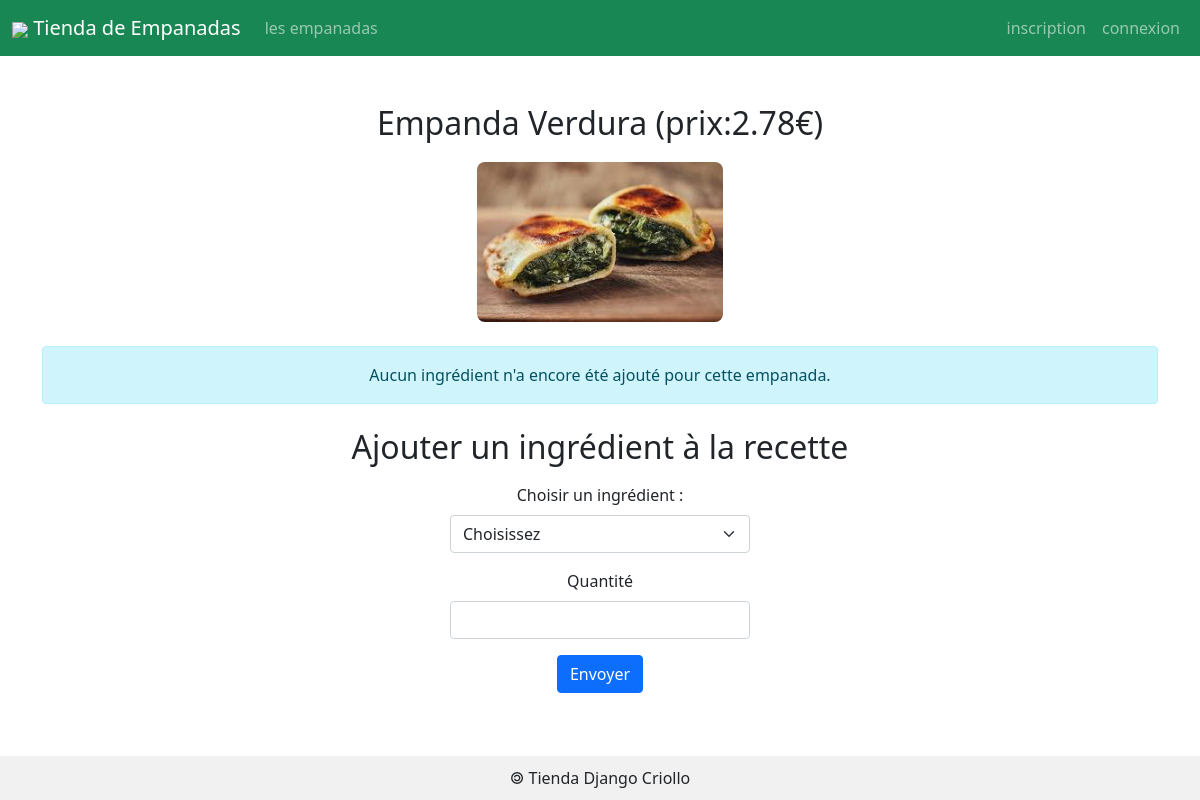
Screenshot of /empanada/16 with the database file from the repository.
### empanadas/models.py (models this page shows)
class Empanada(models.Model) :
    idEmpanada    = models.AutoField(    primary_key    = True )
    nomEmpanada   = models.CharField(   max_length      = 50   )
    prix          = models.DecimalField( max_digits     = 6, decimal_places = 2 )
    image = models.ImageField( default = 'imagesEmpanadas/default.png', upload_to = 'imagesEmpanadas/')
    def __str__(self) :
        return 'Empanda '+self.nomEmpanada+' (prix:'+str(self.prix)+'€)'

### empanadas/views.py (the view, shortened to what this page needs)
# urls.py: path('empanada/<int:empanada_id>',                  views.empanada, name='detailsEmpanada'),
def empanada(request, empanada_id) :
	laEmpanada = Empanada.objects.get( idEmpanada= empanada_id)
	compositions = Composition.objects.filter(empanada = empanada_id)
	allIngredients = Ingredient.objects.all() #-- Recup tous les ingredient de la BD
	ingredients_list = []
	context = {
		'empanada': laEmpanada,
		'ingredients_list': ingredients_list,
		'allIngredients' : allIngredients
	}
	return render( request, 'empanadas/empanada.html', context )

### empanadas/templates/empanadas/empanada.html (shortened to what this page needs)
{% extends 'empanadas/base.html' %}
{% load static %}
{% block main %}
<div class="container my-5">
    <h2 class="text-center empanada-title">{{ empanada }}</h2>
    <div class="img-detail-empanada text-center">
        <img src="{{ MEDIA_URL }}{{ empanada.image }}" class="img-fluid empanada-image" alt="{{ empanada }}">
    </div>
    <div class="table-container my-4">
        {% if ingredients_list %}
            <table class="table table-striped text-center empanada-table">
                <thead>
                    <tr>
                        <th scope="col">Ingrédient</th>
                        <th scope="col">Quantité</th>
                        <th scope="col">Suppression</th>
                    </tr>
                </thead>
                <tbody>
                    {% for ing in ingredients_list %}
                        <tr>
                            <td>{{ ing.Ingredient }}</td>
                            <td>{{ ing.Quantite }}</td>
                            <td>
                                <a href="/empanadas/{{ empanada.idEmpanada }}/deleteIngredient/{{ ing.idComposition }}" data-bs-toggle="tooltip" data-bs-placement="top" title="Supprimer cet ingrédient">
                                    <i class="bi bi-trash"></i>
                                </a>
                            </td>
                        </tr>
                    {% endfor %}
                </tbody>
            </table>
        {% else %}
            <div class="alert alert-info text-center" role="alert">
                Aucun ingrédient n'a encore été ajouté pour cette empanada.
            </div>
        {% endif %}
    </div>
    <h2 class="text-center">Ajouter un ingrédient à la recette</h2>
    <form action="/empanada/{{ empanada.idEmpanada }}/addIngredient" method="POST" class="text-center">
        <div class="m-3">
            <label for="id_ingredient" class="form-label">Choisir un ingrédient :</label>
            <select id="id_ingredient" name="ingredient" class="form-select mx-auto empanada-select" required>
                <option selected disabled>Choisissez</option>
            </select>
        </div>
        <div class="m-3">
            <label for="id_quantite" class="form-label">Quantité</label>
            <input id="id_quantite" name="quantite" type="text" maxlength="100" required class="form-control mx-auto empanada-input" />
        </div>
        <button type="submit" class="btn btn-primary">Envoyer</button>
    </form>
</div>
{% endblock %}

### empanadas/static/empanadas/css/styles.css (style rules this page uses)
html, body { height: 100%; margin: 0; display: flex; flex-direction: column; }
.empanada-title { font-size: 2rem; margin-bottom: 20px; }
.empanada-image { max-width: 300px; height: auto; border-radius: 8px; }
.empanada-select { width: 300px; }
.empanada-input { width: 300px; }

### rows the page displays
Empanada: nomEmpanada+prix "Empanda Verdura (prix:2.78€)", image (picture)
